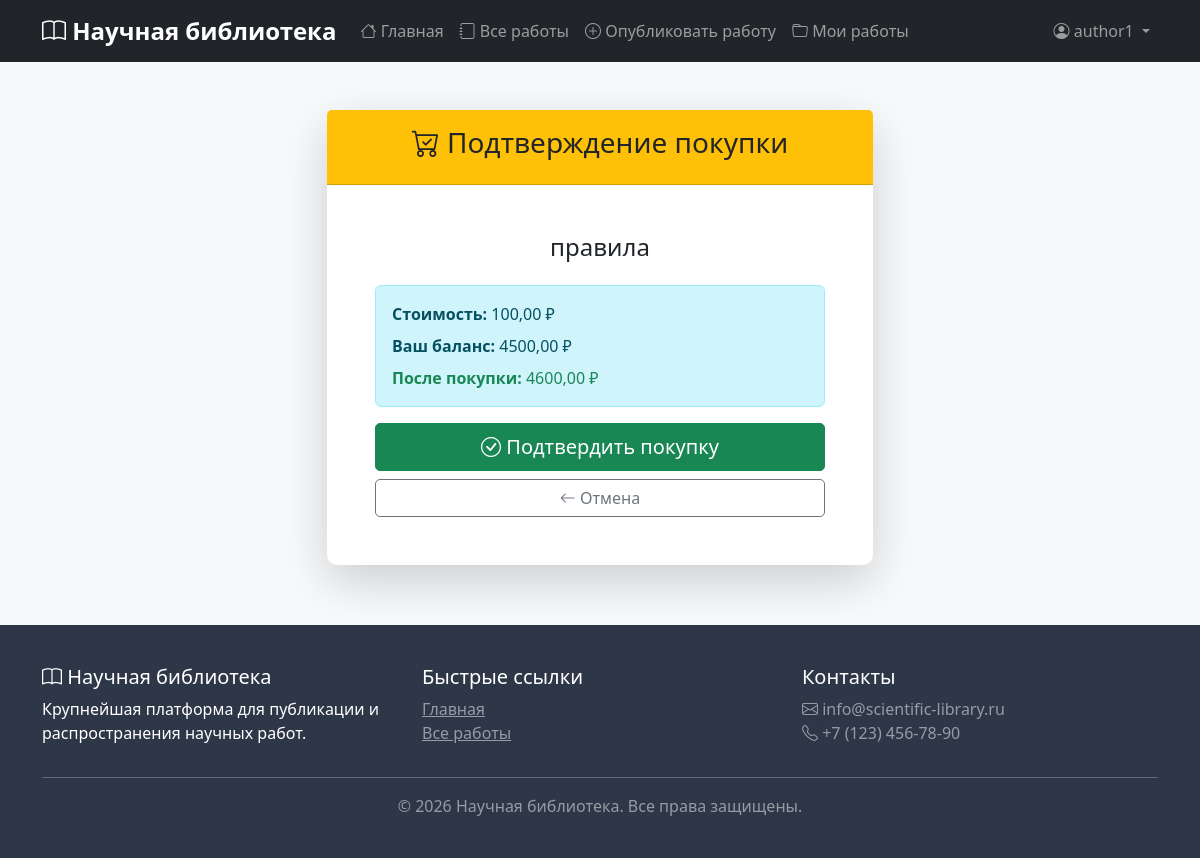
Screenshot of /works/5/purchase/ (signed in) with the database file from the repository.
### accounts/models.py (models this page shows, shortened)
class User(AbstractUser):
    ROLE_CHOICES = [
        ('user', 'Пользователь'),
        ('author', 'Автор'),
        ('moderator', 'Модератор'),
        ('admin', 'Администратор'),
    ]
    role = models.CharField(max_length=20, choices=ROLE_CHOICES, default='user')
    email = models.EmailField(unique=True)
    def can_publish(self):
        return self.role in ['author', 'moderator', 'admin']
    def is_moderator(self):
        return self.role in ['moderator', 'admin']

class UserProfile(models.Model):
    user = models.OneToOneField(User, on_delete=models.CASCADE, related_name='profile')
    balance = models.DecimalField(max_digits=10, decimal_places=2, default=0.00)
    avatar = models.ImageField(upload_to='avatars/', null=True, blank=True)
    bio = models.TextField(max_length=500, blank=True)
    institution = models.CharField(max_length=200, blank=True, help_text="Научное учреждение")
    created_at = models.DateTimeField(auto_now_add=True)
    updated_at = models.DateTimeField(auto_now=True)

### works/models.py (models this page shows, shortened)
class Work(models.Model):
    STATUS_CHOICES = [
        ('pending', 'На модерации'),
        ('approved', 'Одобрено'),
        ('rejected', 'Отклонено'),
    ]
    title = models.CharField(max_length=200, verbose_name="Название")
    description = models.TextField(verbose_name="Описание")
    author = models.ForeignKey(
        settings.AUTH_USER_MODEL,
        on_delete=models.CASCADE,
        related_name='works',
        verbose_name="Автор"
    )
    categories = models.ManyToManyField(
        Category,
        related_name='works',
        blank=True,
        verbose_name="Категории"
    )
    file = models.FileField(upload_to='works/%Y/%m/%d/', verbose_name="Файл работы", null=True, blank=True)
    price = models.DecimalField(max_digits=10, decimal_places=2, default=0, verbose_name="Цена")
    moderation_status = models.CharField(max_length=20, choices=STATUS_CHOICES, default='pending')
    moderation_comment = models.TextField(blank=True)
    created_at = models.DateTimeField(auto_now_add=True)
    updated_at = models.DateTimeField(auto_now=True)
    published_at = models.DateTimeField(null=True, blank=True)
    downloads_count = models.PositiveIntegerField(default=0)
    class Meta:
        ordering = ['-created_at']
        verbose_name = "Работа"
        verbose_name_plural = "Работы"
    def is_free(self):
        return self.price == 0

### works/views.py (the view, shortened to what this page needs)
# urls.py: path('<int:work_id>/purchase/', views.purchase_work, name='purchase_work'),
@login_required
def purchase_work(request, work_id):
    work = get_object_or_404(Work, id=work_id, moderation_status='approved')
    if work.is_free():
        messages.error(request, 'Эта работа бесплатна, просто скачайте её')
        return redirect('works:work_detail', work_id=work_id)
    if request.user == work.author:
        messages.error(request, 'Вы не можете купить свою собственную работу')
        return redirect('works:work_detail', work_id=work_id)
    if Purchase.objects.filter(user=request.user, work=work).exists():
        messages.error(request, 'Вы уже приобрели эту работу')
        return redirect('works:work_detail', work_id=work_id)
    if request.user.profile.balance < work.price:
        messages.error(request, f'Недостаточно средств. Не хватает {work.price - request.user.profile.balance} ₽')
        return redirect('accounts:top_up_balance')
    return render(request, 'works/purchase_confirm.html', {'work': work})

### templates/works/purchase_confirm.html (shortened to what this page needs)
{% extends 'base.html' %}
{% block content %}
<div class="container">
    <div class="row justify-content-center mt-5">
        <div class="col-md-6">
            <div class="card shadow-lg border-0">
                <div class="card-header bg-warning text-dark text-center py-3">
                    <h3><i class="bi bi-cart-check"></i> Подтверждение покупки</h3>
                </div>
                <div class="card-body p-5">
                    <h4 class="text-center mb-4">{{ work.title }}</h4>
                    <div class="alert alert-info">
                        <p class="mb-0"><strong>Стоимость:</strong> {{ work.price }} ₽</p>
                        <p class="mb-0 mt-2"><strong>Ваш баланс:</strong> {{ user.profile.balance }} ₽</p>
                        <p class="mb-0 mt-2 text-success"><strong>После покупки:</strong> {{ user.profile.balance|add:work.price|floatformat:2 }} ₽</p>
                    </div>
                    <form method="post">
                        <button type="submit" class="btn btn-success btn-lg w-100">
                            <i class="bi bi-check-circle"></i> Подтвердить покупку
                        </button>
                        <a href="{% url 'works:work_detail' work.id %}" class="btn btn-outline-secondary w-100 mt-2">
                            <i class="bi bi-arrow-left"></i> Отмена
                        </a>
                    </form>
                </div>
            </div>
        </div>
    </div>
</div>
{% endblock %}

### templates/base.html (shortened to what this page needs)
<!DOCTYPE html>
<html lang="ru">
<head>
    <link href="https://cdn.jsdelivr.net/npm/bootstrap@5.3.0/dist/css/bootstrap.min.css" rel="stylesheet">
    <link rel="stylesheet" href="https://cdn.jsdelivr.net/npm/bootstrap-icons@1.11.0/font/bootstrap-icons.css">
    {% load static %}
    <link href="{% static 'css/custom.css' %}" rel="stylesheet">
</head>
<body>
    <nav class="navbar navbar-expand-lg navbar-dark bg-dark sticky-top">
        <div class="container">
            <a class="navbar-brand" href="{% url 'index' %}">
                <i class="bi bi-book"></i> Научная библиотека
            </a>
            <div class="collapse navbar-collapse" id="navbarNav">
                <ul class="navbar-nav me-auto">
                    <li class="nav-item">
                        <a class="nav-link" href="{% url 'index' %}">
                            <i class="bi bi-house"></i> Главная
                        </a>
                    </li>
                    <li class="nav-item">
                        <a class="nav-link" href="{% url 'works:work_list' %}">
                            <i class="bi bi-journal"></i> Все работы
                        </a>
                    </li>
                    {% if user.is_authenticated %}
                        {% if user.can_publish %}
                        <li class="nav-item">
                            <a class="nav-link" href="{% url 'works:work_create' %}">
                                <i class="bi bi-plus-circle"></i> Опубликовать работу
                            </a>
                        </li>
                        {% endif %}
                        <li class="nav-item">
                            <a class="nav-link" href="{% url 'works:my_works' %}">
                                <i class="bi bi-folder"></i> Мои работы
                            </a>
                        </li>
                    {% endif %}
                </ul>
                <ul class="navbar-nav">
                    {% if user.is_authenticated %}
                        <li class="nav-item dropdown">
                            <a class="nav-link dropdown-toggle" href="#" id="userDropdown" role="button" data-bs-toggle="dropdown">
                                <i class="bi bi-person-circle"></i> {{ user.username }}
                            </a>
                        </li>
                    {% endif %}
                </ul>
            </div>
        </div>
    </nav>
    <main>
        {% block content %}
        {% endblock %}
    </main>
    <footer class="footer">
        <div class="container">
            <div class="row">
                <div class="col-md-4">
                    <h5><i class="bi bi-book"></i> Научная библиотека</h5>
                    <p>Крупнейшая платформа для публикации и распространения научных работ.</p>
                </div>
                <div class="col-md-4">
                    <h5>Быстрые ссылки</h5>
                    <ul class="list-unstyled">
                        <li><a href="{% url 'index' %}" class="text-white-50">Главная</a></li>
                        <li><a href="{% url 'works:work_list' %}" class="text-white-50">Все работы</a></li>
                    </ul>
                </div>
                <div class="col-md-4">
                    <h5>Контакты</h5>
                    <p class="text-white-50">
                        <i class="bi bi-envelope"></i> info@scientific-library.ru<br>
                        <i class="bi bi-telephone"></i> +7 (123) 456-78-90
                    </p>
                </div>
            </div>
            <hr class="bg-light">
            <div class="text-center">
                <p class="text-white-50 mb-0">&copy; 2026 Научная библиотека. Все права защищены.</p>
            </div>
        </div>
    </footer>
</body>
</html>

### static/css/custom.css (style rules this page uses)
body { font-family: 'Segoe UI', Tahoma, Geneva, Verdana, sans-serif; background-color: #f8f9fa; }
.card { border-radius: 10px; transition: all 0.3s ease; }
.btn { border-radius: 5px; transition: all 0.3s ease; }
.card { animation: fadeIn 0.5s ease; }

### templates/base.html (style rules this page uses)
.navbar-brand { font-weight: bold; font-size: 1.5rem; }
.footer { background-color: #2d3748; color: white; padding: 40px 0; margin-top: 60px; }

### rows the page displays
User: username "author1", profile.balance "4500,00", profile.balance|add "4600,00"
Work: title "правила", price "100,00"
